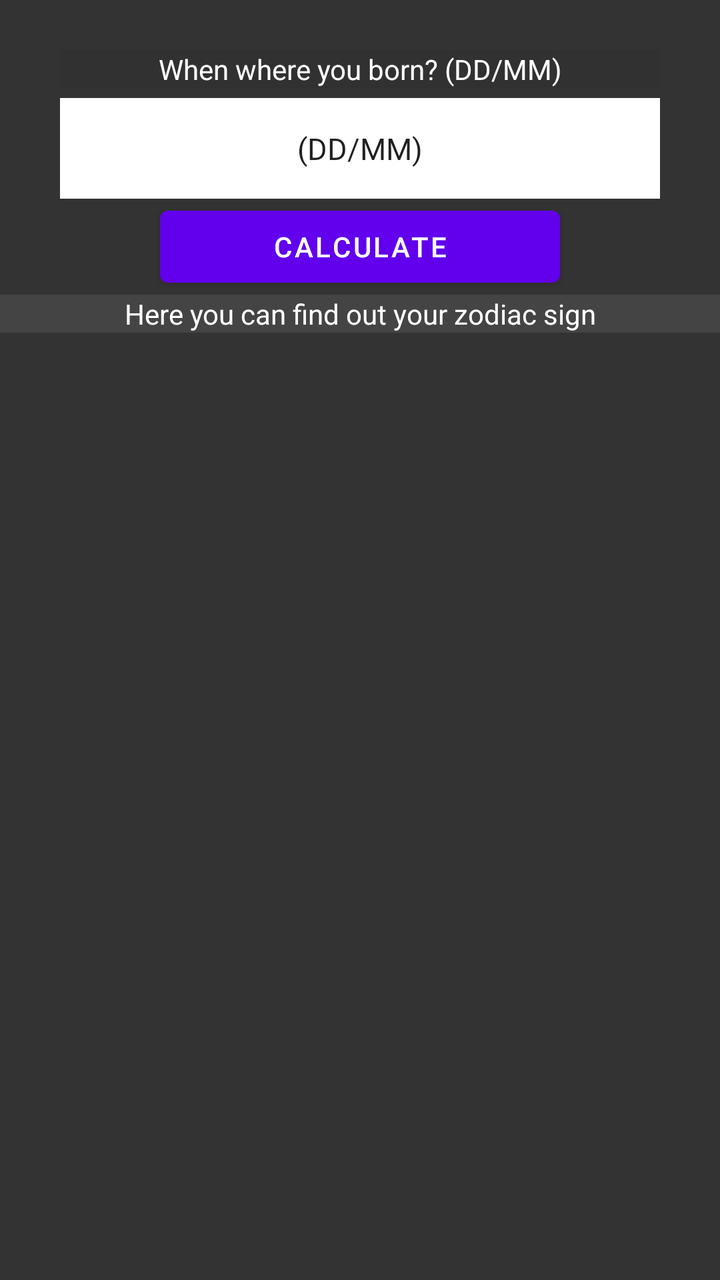
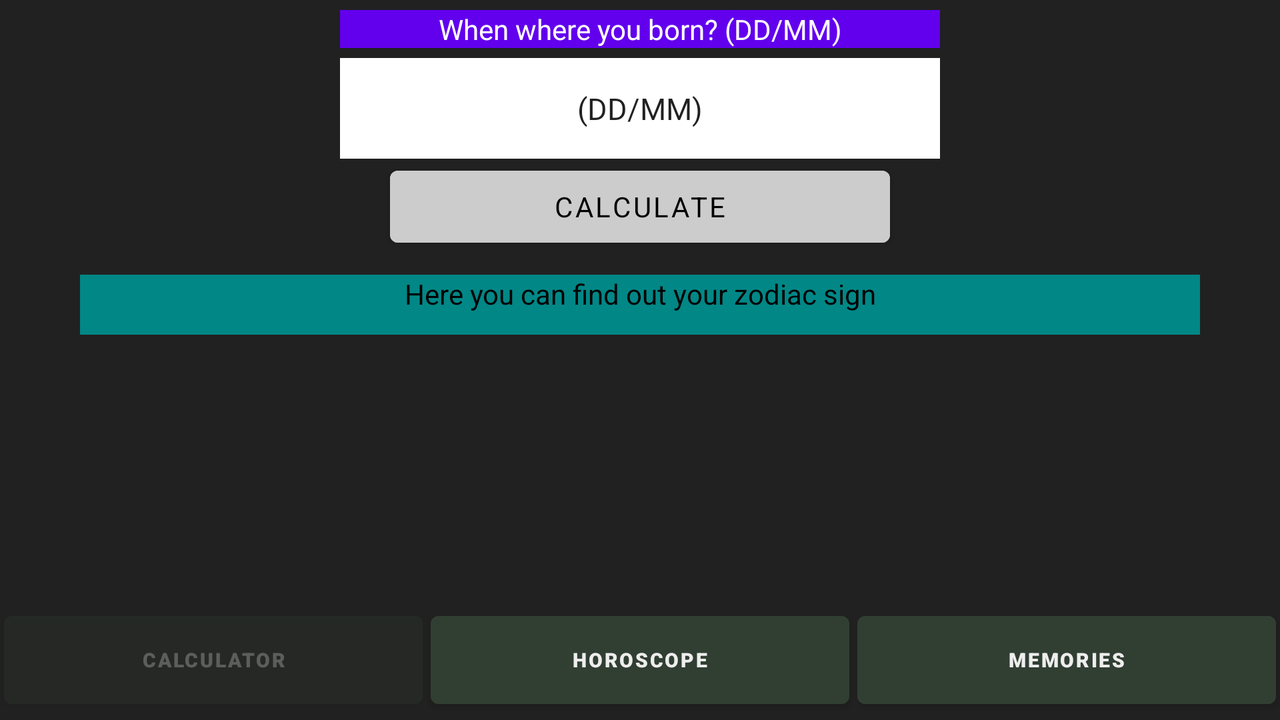

Compare how this app lays out the same screen by default and in its alternative resource folder. The renders come first, then the two layout files and the values they reference.
<!-- AndroidManifest.xml: application theme Theme.YourDestiny -->
<!-- res/layout/fragment_calculator.xml -->
<?xml version="1.0" encoding="utf-8"?>
<androidx.constraintlayout.widget.ConstraintLayout xmlns:android="http://schemas.android.com/apk/res/android"
    xmlns:tools="http://schemas.android.com/tools"
    android:layout_width="match_parent"
    android:layout_height="match_parent"
    xmlns:app="http://schemas.android.com/apk/res-auto"
    android:background="#333"
    tools:context=".CalculatorFragment">

    <TextView
        android:id="@+id/questionDate"
        android:layout_width="300dp"
        android:layout_height="wrap_content"
        android:layout_marginTop="25dp"
        android:background="#313131"
        android:textColor="@color/white"
        android:textAlignment="center"
        android:text="@string/questiondate"
        app:layout_constraintLeft_toLeftOf="parent"
        app:layout_constraintRight_toRightOf="parent"
        app:layout_constraintTop_toTopOf="parent"/>
    <EditText
        android:id="@+id/dateText"
        android:layout_width="300dp"
        android:layout_height="wrap_content"
        android:layout_marginTop="5dp"
        android:autofillHints=""
        android:background="@color/white"
        android:inputType="date"
        android:paddingTop="15dp"
        android:paddingBottom="15dp"
        android:text="@string/BdayDate"
        android:textAlignment="center"
        android:textSize="15sp"
        app:layout_constraintLeft_toLeftOf="parent"
        app:layout_constraintRight_toRightOf="parent"
        app:layout_constraintTop_toBottomOf="@id/questionDate" />

    <Button
        android:id="@+id/dateBtn"
        android:layout_width="200dp"
        android:layout_height="wrap_content"
        app:layout_constraintLeft_toLeftOf="parent"
        app:layout_constraintRight_toRightOf="parent"
        app:layout_constraintTop_toBottomOf="@id/dateText"
        android:text="@string/calculate"/>

    <TextView
        android:id="@+id/dateResult"
        android:layout_width="match_parent"
        android:layout_height="wrap_content"
        android:background="#444"
        android:textColor="@color/white"
        app:layout_constraintLeft_toLeftOf="parent"
        app:layout_constraintRight_toRightOf="parent"
        app:layout_constraintTop_toBottomOf="@id/dateBtn"
        android:textAlignment="center"
        android:text="@string/calculatedResult"/>

</androidx.constraintlayout.widget.ConstraintLayout>
<!-- resources referenced by this layout -->
<resources>
  <color name="white">#FFFFFFFF</color>
  <string name="BdayDate">(DD/MM)</string>
  <string name="calculate">Calculate</string>
  <string name="calculatedResult">Here you can find out your zodiac sign</string>
  <string name="questiondate">When where you born? (DD/MM)</string>
  <style name="Theme.YourDestiny" parent="Theme.MaterialComponents.DayNight.DarkActionBar">
          
          <item name="colorPrimary">@color/purple_500</item>
          <item name="colorPrimaryVariant">@color/purple_700</item>
          <item name="colorOnPrimary">@color/white</item>
          
          <item name="colorSecondary">@color/teal_200</item>
          <item name="colorSecondaryVariant">@color/teal_700</item>
          <item name="colorOnSecondary">@color/black</item>
          
          <item name="android:statusBarColor">?attr/colorPrimaryVariant</item>
          
      </style>
  <color name="purple_500">#FF6200EE</color>
  <color name="purple_700">#FF3700B3</color>
  <color name="teal_200">#FF03DAC5</color>
  <color name="teal_700">#FF018786</color>
  <color name="black">#FF000000</color>
</resources>
<!-- res/layout-land/fragment_calculator.xml (the repository's variant of the layout above) -->
<!-- drawn on the phone turned sideways -->
<?xml version="1.0" encoding="utf-8"?>
<androidx.constraintlayout.widget.ConstraintLayout xmlns:android="http://schemas.android.com/apk/res/android"
    xmlns:tools="http://schemas.android.com/tools"
    android:layout_width="match_parent"
    android:layout_height="match_parent"
    xmlns:app="http://schemas.android.com/apk/res-auto"
    android:background="@color/bg"
    tools:context=".CalculatorFragment">

    <TextView
        android:id="@+id/questionDate"
        android:layout_width="300dp"
        android:layout_height="wrap_content"
        android:layout_marginTop="5dp"
        android:background="@color/purple_500"
        android:textColor="@color/white"
        android:textAlignment="center"
        android:text="@string/questiondate"
        app:layout_constraintLeft_toLeftOf="parent"
        app:layout_constraintRight_toRightOf="parent"
        app:layout_constraintTop_toTopOf="parent"/>
    <EditText
        android:id="@+id/dateText"
        android:layout_width="300dp"
        android:layout_height="wrap_content"
        android:layout_marginTop="5dp"
        android:autofillHints=""
        android:background="@color/white"
        android:inputType="date"
        android:paddingTop="15dp"
        android:paddingBottom="15dp"
        android:text="@string/BdayDate"
        android:textAlignment="center"
        android:textSize="15sp"
        app:layout_constraintLeft_toLeftOf="parent"
        app:layout_constraintRight_toRightOf="parent"
        app:layout_constraintTop_toBottomOf="@id/questionDate" />

    <Button
        android:id="@+id/dateBtn"
        android:layout_width="250dp"
        android:layout_height="wrap_content"
        android:fontFamily="sans-serif"
        android:backgroundTint="#CCCCCC"
        android:textColor="@color/black"
        app:layout_constraintLeft_toLeftOf="parent"
        app:layout_constraintRight_toRightOf="parent"
        app:layout_constraintTop_toBottomOf="@id/dateText"
        android:text="@string/calculate"/>

    <TextView
        android:id="@+id/dateResult"
        android:layout_width="match_parent"
        android:layout_height="30dp"
        android:background="@color/teal_700"
        android:textColor="@color/black"
        android:layout_marginRight="40dp"
        android:layout_marginLeft="40dp"
        android:layout_marginTop="10dp"
        app:layout_constraintLeft_toLeftOf="parent"
        app:layout_constraintRight_toRightOf="parent"
        app:layout_constraintTop_toBottomOf="@id/dateBtn"
        android:textAlignment="center"
        android:text="@string/calculatedResult"/>

    <LinearLayout

        android:id="@+id/linearlayoutCalPage"
        android:layout_width="match_parent"
        android:layout_height="60dp"
        android:layout_gravity="bottom"
        android:background="@color/bgcard"
        android:gravity="center"
        android:orientation="horizontal"
        app:layout_constraintBottom_toBottomOf="parent">

        <Button
            android:id="@+id/calculatorBtnC"
            android:layout_width="0dp"
            android:layout_height="match_parent"
            android:layout_margin="2dp"
            android:layout_weight="1"
            android:alpha="0.3"
            android:backgroundTint="@color/bgbtn"
            android:fontFamily="sans-serif-black"
            android:gravity="center"
            android:text="@string/Calculator"
            android:textColor="@color/btntext"
            android:textSize="10sp" />

        <Button
            android:id="@+id/horoscopeBtnC"
            android:layout_width="0dp"
            android:layout_height="match_parent"
            android:layout_margin="2dp"
            android:layout_weight="1"
            android:backgroundTint="@color/bgbtn"
            android:fontFamily="sans-serif-black"
            android:gravity="center"
            android:text="@string/Horoscope"
            android:textColor="@color/btntext"
            android:textSize="10sp" />

        <Button
            android:id="@+id/homeBtnC"
            android:layout_width="0dp"
            android:layout_height="match_parent"
            android:layout_margin="2dp"
            android:layout_weight="1"
            android:backgroundTint="@color/bgbtn"
            android:fontFamily="sans-serif-black"
            android:gravity="center"
            android:text="@string/Home"
            android:textColor="@color/btntext"
            android:textSize="10sp" />

    </LinearLayout>
</androidx.constraintlayout.widget.ConstraintLayout>
<!-- resources referenced by the variant -->
<!-- as the phone turned sideways resolves them -->
<resources>
  <color name="bg">#212121</color>
  <color name="bgbtn">#313f33</color>
  <color name="bgcard">#222121</color>
  <color name="black">#FF000000</color>
  <color name="btntext">#eeeeee</color>
  <color name="purple_500">#FF6200EE</color>
  <color name="teal_700">#FF018786</color>
  <color name="white">#FFFFFFFF</color>
  <string name="BdayDate">(DD/MM)</string>
  <string name="Calculator">Calculator</string>
  <string name="Home">Memories</string>
  <string name="Horoscope">Horoscope</string>
  <string name="calculate">Calculate</string>
  <string name="calculatedResult">Here you can find out your zodiac sign</string>
  <string name="questiondate">When where you born? (DD/MM)</string>
  <style name="Theme.YourDestiny" parent="Theme.MaterialComponents.DayNight.DarkActionBar">
          
          <item name="colorPrimary">@color/purple_500</item>
          <item name="colorPrimaryVariant">@color/purple_700</item>
          <item name="colorOnPrimary">@color/white</item>
          
          <item name="colorSecondary">@color/teal_200</item>
          <item name="colorSecondaryVariant">@color/teal_700</item>
          <item name="colorOnSecondary">@color/black</item>
          
          <item name="android:statusBarColor">?attr/colorPrimaryVariant</item>
          
      </style>
  <color name="purple_700">#FF3700B3</color>
  <color name="teal_200">#FF03DAC5</color>
</resources>
